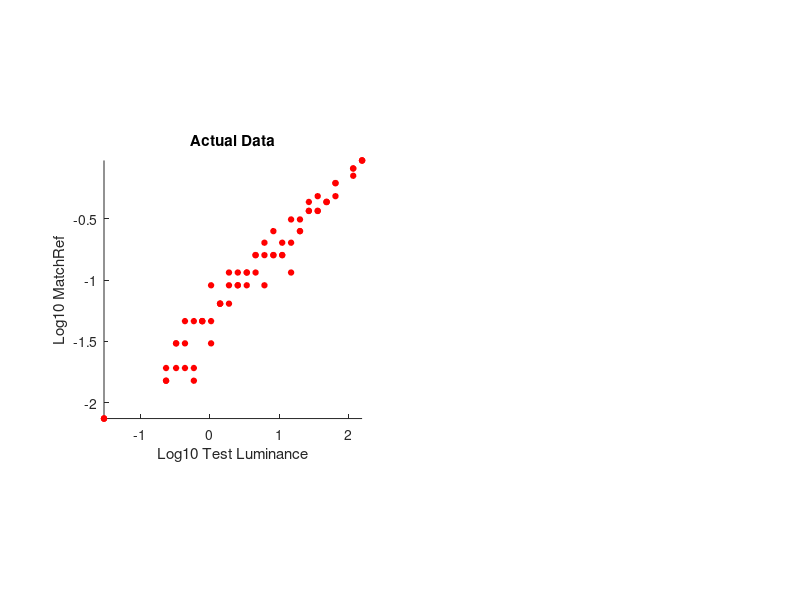

This figure's MATLAB source: (Note: this script raises an error after producing the figure.)
function parameterSearchTutorial
% parameterSearchTutorial
%
% A little modeling excercise: How to fit a line through some data, using parameter search.
% Although fitting a line is an analytically solved problem, it allows us a test bed for
% invoking the various MATLAB search routines.
%
% A few broad points worth noting.
%   a) By using an explicit function definition for the objective function, it is possible to switch
%   between the the various MATLAB search functions very easily.  It's worth setting things up this way.
%   We used to use inline functions, which is another method, but that is less readable.
%
%   b) There is a real speed win to running searches on the cluster.  The search functions
%   know about the distributed computing engine, and if you set the 'UseParallel' option
%   to always, they'll do so.  For search, so far our experience is that this is better
%   than setting up multiple parallel searches by hand.  Instead, do you searches sequentially
%   but use multiple processors for each search.
%
%   This program is set up to use the parallel seach code when you are on rhino and when a
%   matlabpool is open.
%
%   There are two ways to run the program with a matlab pool
%     First, you can run the program directly from matlab.  Here you have to open the matlab pool by hand,
%     and then close it again at the end.  See the help for the function matlabpool.  This is good
%     for debugging, because you are basically sitting in the matlab environment and can work
%     interactively.  Once things are working it is not so good, though.  If your computer drops its
%     connection to rhino, for example, you lose your job.  See code that does this below, conditional
%     on running on the cluster and being invoked without a pool open (i.e. not being invoked by parmgo.)
%
%   The second method is to invoke your program from the unix prompt using parmgo. Example:
%     parmgo parameterSearchTutorial.m 10
%   will run this program with a matlab pool of 10 processors. It then runs the thing for you.
%   Use qstat to see the processor queue.  This is good once your job is debugged.  You can't see
%   plots, though.  That's why the code here separates computing and plotting.
%
%   c) This program relies on some helper functions in a pretty standard way.
%     FitLineFunction -- this is the objective function minimized.
%     ComputeMatches  -- compute predictions of the model being fit from the parameters.
%     ComputerError   -- compute the error, given data and predictions.
%
%   d) In addition to illustrating parameter search, this tutorial also shows how one can try to
%   make sense of the size of the error by comparing fit models to the precision of the data and
%   to the variability in the data, by using some simple bounding models as benchmarks.  This is
%   quite generally useful, and relies on fitting models and computing error with respect to
%   individual replications rather than to mean data.
%
% This uses real data palette matching data, but that isn't critical either.
%
% Someday could add examples of using constraints to this.  Note that it is tricky to write
% an efficient constraint and non-linear constraint function.  See 
%   http://www.mathworks.com/matlabcentral/newsreader/view_thread/269936
% for one way.
%
% 2/19/10 ar        Started working on this.
% 3/09/10 ar        Turned it into "fit a straight" line tutorial.
%                   Added an estimate the quality of fit tutorial.
% 3/11/10 dhb, ar   Review and fuss.
% 3/15/10 dhb, ar   Fix up model comparison section.
%                   Convert to use inline function syntax.
% 3/18/10 ar        Added pattern search and ga algorithms and regression.
%                   Added graphs that measure elapsed time and error for each algorithm.
%                   Integrated the fminunc function.
% 3/23/10 dhb       Make it cluster ready, because we often want to run on the cluster and
%                   it's useful to have everything set up so that works from the start.
%         dhb       Split compute and plot parts.
%         dhb       More comments, and rename.
% 8/12/10 dhb       Add try/catch to close pool.  Good idea in general.
% 9/16/12 dhb       Get rid of inline functions, and use explicit function syntax instead.

%% INITIALIZE
%
% This includes code that forces the current working directory to be the one in which
% the calling file resides.  If you're invoking the file from the editor, you get
% this behavior for free.  But if you're on the cluster and being called by parmgo,
% then the calling directory will be wrong.
clear;
close all;
launchDir = pwd;
cd(fileparts(mfilename('fullpath')));
runDir = pwd;

%% CONTROL COMPUTING AND PLOTTING
% It is useful to separate computation from plotting. You can't always see the plots
% when you run on the cluster (e.g. if you use parmgo). So in that case, you want
% compute and save a .mat file.  Then you later load and plot.
COMPUTE = 1;
PLOT = 1;

% Here is the compute part.
try
    if (COMPUTE)
        
        %% LOAD AND PLOT SOME DATA
        % Let's start with some data. These are just typed in, but to be helpful the comments say what
        % they represent.
        
        % We presented an observer with some target, which across trials varied in
        % luminance. This is our independent variable (testLuminance) and here are the values it takes
        testLuminance=[0.0300; 0.2352; 0.3281; 0.4403; 0.5910; 0.7805; 1.0476; 1.4125; 1.8958; 2.5381;3.4196;4.5832;...
            6.1515;8.2698;11.0861;14.8932;19.9894;26.8432;36.0147;48.3454;64.9024;116.9546; 157.0104];
        
        % The observer made a reflectance match for each test luminance using some standard scale.
        % Here are data for three trials from one observer () (dependent variable, matchRef1/2/3 expressed as match reflectance).
        
        % trial 1
        matchRef1=[0.007435;0.015119; 0.019188;0.04626;0.015119;0.04626;0.030481;0.064177;0.064177;0.090635;0.090635;...
            0.159665;0.090635;0.159665;0.201465;0.201465;0.25038;0.36589;0.36589;0.432816;0.482619;0.707097;0.942907];
        % trial 2
        matchRef2=[0.007435;0.015119;0.030481;0.019188;0.019188; 0.04626;0.04626;0.064177;0.090635; 0.11515;0.11515;...
            0.11515;0.159665;0.159665;0.159665;0.11515;0.311731;0.36589;0.36589;0.432816;0.616475;0.811587;0.942907];
        % trial 3
        matchRef3=[0.007435;0.019188;0.030481;0.030481; 0.04626;0.04626;0.090635;0.064177; 0.11515;0.090635; 0.11515;...
            0.159665;0.201465; 0.25038;0.159665;0.311731; 0.25038;0.432816;0.482619;0.432816;0.616475;0.811587;0.942907];
        
        % Collect all the data into one matrix
        allMatches = [matchRef1 matchRef2 matchRef3];
        meanMatches = mean(allMatches,2);
        
        % Plot the mean matches on a log-log plot. Note that when plotted this way, the
        % data are resonably well characterized by a straight line.
        basicPlot = figure; clf;
        subplot(1,2,1); hold on
        %plot(log10(testLuminance),log10(meanMatches),'ro','MarkerSize',6,'MarkerFaceColor','r');
        plot(log10(testLuminance),log10(allMatches),'ro','MarkerSize',4,'MarkerFaceColor','r');
        xlabel('Log10 Test Luminance'); ylabel('Log10 MatchRef');
        xlim([min(log10(testLuminance)),max(log10(testLuminance))]);
        ylim([min(log10(meanMatches)),max(log10(meanMatches))]);
        axis('square');
        title('Actual Data')
        
        %% HOW DO WE FIT A LINE THROUGH THE DATA? -- PART 1
        % Although we can fit a line to the data using linear regression, our
        % purpose here is to use this problem as an example of more general
        % model fitting techniques.  The first thing to realize, therefore, is
        % that a line is a 'model' whose predictions are controlled by some parameters.
        %
        % The model is
        %    log(testLum)= a + b.*log(matchRef);
        % where the parameters are
        %   a is the intercept;
        %   b is the slope of our function;
        %
        % In this context then, fitting the line consists of finding the parameters
        % a and b that bring the line as close as possible to the data we are trying
        % to fit.
        %
        % To develop this intuition a little more, we can look at how the predictions
        % depend on the parameters.  (This idea adopted from tvcTutorial).
        
        % Here are two vectors of possible parameter values for a and b
        a=[-1 -0.5 0];
        b=[0.5 1 1.5];
        
        % We can compute the matches that would be predicted by our model, given
        % each pair of these parameters and the input test luminance.  For convenience,
        % this is done by the function ComputeMatches, which simply returns the
        % points on the line that corresponds to the model above.
        for i = 1:length(a)
            matchRefResponse(:,i) = ComputeMatches(testLuminance, a(i), b(i)); %#ok<*SAGROW>
        end
        
        % We plot the data to see how the predicted matches change depending on
        % parameter values.
        figure(basicPlot);
        subplot(1,2,2); hold on
        plot(log10(testLuminance),log10(matchRefResponse),'b','LineWidth',2);
        xlabel('Log10 Test Luminance'); ylabel('Log10 Matched Reflectance'); axis('square');
        xlim([min(log10(testLuminance)),max(log10(testLuminance))]);
        ylim([min(log10(meanMatches)),max(log10(meanMatches))]);
        axis('square');
        title('Different Parameters')
        
        %% FIT DATA USING FMINCON
        % We now return to the real data. Use numerical search to find the response
        % function parameters that result in the best fit to the data.
        %
        % This is commented in some detail for fmincon, and less so for the other
        % search algorithms below.
        %
        % The function FitLinFunction computes the error to the data, given
        % the test luminance and our parameteres (intercept and slope).
        
        % Choose initial parameters.
        %
        % This is VERY important, beacause the outcome can change dramatically depending on initial parameters.
        % You may want to play with these values, and see how much are your
        % parameter values varying. You may also want to set these values by trial and error
        % in case you don't have specific assumptions about parameter values.
        %
        % In real search problems, thinking hard about how to get the intitial parameters into the
        % right ballpark is an excellent use of some brain power.  When the initial parameters are
        % off by an order of magnitude, the search algorithm generally barfs.
        a = 0.5;
        b = 0.1;
        x0 = [a b];
        
        % Set reasonable bounds on parameters
        vlb = [-10 0.01];
        vub = [10 10];
        
        % Set options
        %
        % Function optimset creates an options structure with all parameter names
        % and default values relevant to the optimization function we want to use.
        % That's why we call an option structure specifically for fmincon. The other
        % option arguments are set by hand, and are a reasonable choice for many problems.
        %   LargeScale determines something about the search algorithm, and it should be off
        %     if there aren't too many parameters.
        %   Display controls how much information the search routine prints out as it works.
        %     It can be interesting and helpful for debugging to turn it to 'iter' but that slows
        %     things down for real problems.
        %   Algorithm controls the actual algorithm used by fmincon.  Setting to 'active-set' seems
        %     to minimize warnings in recent versions of the toolbox.
        %
        % The 'UseParallel' option allows the distributed computing engine to run the objective
        % function in parallel  This is fast on the cluster if it's a big search problem.  But
        % there is overhead to it trying to do this, so if you're running without multiple processors
        % in an open matlab pool, it actually slows things down.
        %
        % There are many other options that can be set to control the behavior of fmincon, fminunc,
        % patternsearch, and ga.  See the help for each function.  Although the defaults behave
        % reasonably, there are times when you need to delve in and tweak things by hand.
        if (verLessThan('optim','4.1'))
            error('Your version of the optimization toolbox is too old.  Update it.');
        end
        options = optimset('fmincon');
        options = optimset(options,'Diagnostics','off','Display','iter','LargeScale','off','Algorithm','active-set');
        
        % Call fmincon function and we pass it following arguments:
        %  'FitLinFunction, which computes an error we want to minimize (see 'FitLinFunction.m')
        %   x0 = initial values of paramters
        %   vlb, vub = lower and upper bounds on parameter search
        %   options = defined above
        %   and variables to be passed to the error function, here test luminance and observed match reflectance
        %
        % fmincon will then do numerical search in order to find the value of parameters that, when passed
        % to our model will predict the set of matches that will be the best fit
        % (i.e. the smallest deviation) of predicted to observed matches.
        %
        % The returned value x contains a and b.  This meaning is conferred by the behavior of FitLinFunction,
        % which we wrote to use them in this way.  In general, fmincon needs its parameters in a vector and
        % the user supplied error function determines what they mean.  The same convention applies to variables
        % x0 (intial value) and vlb and vub (lower and upper bounds).
        fminconStart=tic;
        xFmincon = fmincon(@(x)FitLinFunction(x,testLuminance,allMatches),x0,[],[],[],[],vlb,vub,[],options);
        fminconTime=toc(fminconStart);
        
        %% SEARCH USING FMINUNC INSTEAD.
        %
        % DHB notes that in his experience, fminunc doesn't work as well as fmincon even for
        % unconstrained problems.  Even if you don't have any great desired to constrain the solution,
        % you can usually put some bounds on the parameters and thus pass these to fmincon.  Also,
        % setting up to use fmincon makes it easy to add constraints if you discover they'd be helpful.
        %
        % The warning suppression elimates a warning that fminunc is using an algorithm that works when
        % we don't explicitly supply a gradient.
        optionsFminunc = optimset('fminunc');
        optionsFminunc = optimset(optionsFminunc,'Display','off','Diagnostics','off');
        warning('off','optim:fminunc:SwitchingMethod');
        fminuncStart=tic;
        xFminunc = fminunc(@(x)FitLinFunction(x,testLuminance,allMatches),x0,optionsFminunc);
        fminuncTime=toc(fminuncStart);
        
        %% NOW USE PATTERNSEARCH FUNCTION, WHICH USES A DIFFERENT CLASS OF ALGORITHM.
        optionsPS=psoptimset('patternsearch');
        optionsPS=psoptimset(optionsPS,'Display','off');
        psStart=tic;
        xPS = patternsearch(@(x)FitLinFunction(x,testLuminance,allMatches),x0,[],[],[],[],vlb,vub,[],optionsPS);
        patternSearchTime=toc(psStart);
        
        %% USE THE GA FUNCTION, WHICH UES A GENETIC ALGORITHM.
        %
        % The genetic algorithm doesn't actually take in initial starting point.  It
        % may be a good choice for finding good starting points for other algorithms,
        % although that isn't demonstrated here.
        %
        % The specification of a mutation function appropriate for constrained optimization
        % is desirable when we pass constraints.
        optionsGA = gaoptimset('ga');
        optionsGA = gaoptimset(optionsGA,'Display','off');
        optionsGA = gaoptimset(optionsGA,'MutationFcn',@mutationadaptfeasible);
        nParams=size(x0,2);
        gaStart=tic;
        xGA = ga(@(x)FitLinFunction(x,testLuminance,allMatches),nParams,[],[],[],[],vlb,vub,[],optionsGA);
        gaTime=toc(gaStart);
        
        %% LINEAR REGRESSION
        % Function regress finds regression coefficients for the form Y=b*X
        % In the regress function, enter (y, [ones(size(x)), x)], the column of
        % ones in the independent variable serves as a constant term (intercept).
        % the first coeff is intercept, the second is slope.
        %
        % Note that this fits a line to the mean matches, not to the individual matches.
        % Exercise for the reader -- modify to do an analytic fit to the individual matches.
        % The fact that the mean data are fit is why the error currently comes out a little
        % higher than for the search methods, I am pretty sure.
        regressStart=tic;
        [coeffs]=regress(log10(meanMatches), [ones(size(testLuminance)) log10(testLuminance)]);
        regressTime=toc(regressStart);
        intercept=coeffs(1,1);
        slope=coeffs(2,1);
        
        %% PREDICT THE MATCHES WITH A LINE, GIVEN THE RETURNED PARAMETERS.
        predictedMatchesFmincon = ComputeMatches(testLuminance,xFmincon(1),xFmincon(2));
        predictedMatchesFminunc = ComputeMatches(testLuminance,xFminunc(1),xFminunc(2));
        predictedMatchesPS = ComputeMatches(testLuminance,xPS(1),xPS(2));
        predictedMatchesGA = ComputeMatches(testLuminance,xGA(1),xGA(2));
        predictedMatchesRegress=10.^(intercept+slope*log10(testLuminance(:)));
        
        %% SAVE THE DATA
        close all
        save parameterSearchTutorial
    end
    
    % Here is the analysis part, that uses what was computed above.  When the compute part
    % may take days on the cluster, this separate makes sense.
    if (PLOT)
        
        %% LOAD THE RESULTS OF THE COMPUTE STEP
        load parameterSearchTutorial
        
        %% MAKE A PLOT
        % We now plot the predicted matches, based on the best parameter fit
        % from our numerical search. We compare these to the observed matches (all trials).
        fitFig = figure; clf; hold on
        plot(log10(testLuminance),log10(predictedMatchesFmincon),'b--','LineWidth',2);
        plot(log10(testLuminance),log10(predictedMatchesFminunc),'k--','LineWidth',2);
        plot(log10(testLuminance),log10(predictedMatchesPS),'g:','LineWidth',5);
        plot(log10(testLuminance),log10(predictedMatchesGA),'m--','LineWidth',2);
        plot(log10(testLuminance),log10(predictedMatchesRegress),'b--','LineWidth',2);
        plot(log10(testLuminance),log10(allMatches),'ro','MarkerSize',6,'MarkerFaceColor','r');
        xlabel('Log10 Test Luminance'); ylabel('Inferred Matches');
        
        %% PLOT TIME FOR EACH ALGORITHM
        timeFig=figure; clf;
        bTime=bar([fminconTime,fminuncTime, patternSearchTime, gaTime, regressTime]);
        bTimeColormap=colormap([.6 .2 .4]);
        ylim([0 , max([fminconTime, fminuncTime, patternSearchTime, gaTime, regressTime])+((max([fminconTime,fminuncTime, patternSearchTime, gaTime, regressTime])/10))]);
        axes = get(timeFig,'CurrentAxes');
        XTickLabels = {'Fmincon','Fminunc', 'Pattern Search', 'GA', 'Regression'};
        ylabel('Elapsed Time');
        set(axes,'XTickLabel',XTickLabels);
        
        %% EVALUATING THE QUALITY OF THE FIT
        % We can evaluate the quality of fit of our model by comparing the deviation
        % of obtained matches from the matches predicted by our model, and compare this
        % to some other very simple models.
        %
        % For example, for such comparisons we can use
        %     (1) a dumb model that predicts all matches by a single value obtained as
        %     the grand mean of the data
        % and
        %     (2) a minimal error model that predicts each match by its own mean (taken over
        %     replications for the same test luminance.
        
        % First, we can compute the sum of errors for our model
        % This is equal to what the fmincon(FitLinFunction) is trying to minimize.
        % It is equal to sum of squared deviations of actual matches from predicted
        % matches, with the error computed in the log domain. (note, we will use logs, because we plot on a log-log scale).
        
        % These are errors for all of our models
        modelErrorFmincon = ComputeError(allMatches, predictedMatchesFmincon);
        modelErrorFminunc = ComputeError(allMatches, predictedMatchesFminunc);
        modelErrorGA = ComputeError(allMatches, predictedMatchesGA);
        modelErrorPS = ComputeError(allMatches, predictedMatchesPS);
        modelErrorRegress=ComputeError(allMatches, predictedMatchesRegress);
        
        % This is error for a dumb model.
        dumbModel = 10.^(mean(log10(allMatches(:))))*ones(size(predictedMatchesFmincon));
        errorDumbModel = ComputeError(allMatches, dumbModel);
        
        % This is error for minimal error model (deviations of the all obsereved matches from their mean).
        minErrorModel = NaN*ones(size(predictedMatchesFmincon));
        nTrials=size(allMatches,1);
        for i=1:nTrials;
            minErrorModel(i) = 10.^mean(log10(allMatches(i,:)));
        end
        minError= ComputeError(allMatches, minErrorModel);
        
        % NOTE: when you have a more complex model than linear, simple line
        % fit can serve as one type of a "dumb" model you can compare your
        % model to (by computing the deviations of observed matches from the fitted line.
        
        % We can now plot the error size of different models and estimate
        % by eye how does each of these models relate to others.
        errFig=figure; clf;
        bErr=bar([minError, modelErrorFmincon, modelErrorFminunc, modelErrorPS, modelErrorGA, modelErrorRegress, errorDumbModel]);
        bErrColormap=colormap([.4 .7 .7]);
        ylim([0 , max([minError, modelErrorFmincon, modelErrorFminunc, modelErrorPS, modelErrorGA, modelErrorRegress, errorDumbModel])+((max([minError, modelErrorFmincon, modelErrorPS, modelErrorGA, modelErrorRegress, errorDumbModel])/10))]);
        axes = get(errFig,'CurrentAxes');
        XTickLabels = {'Min Error', 'Fmincon', 'Fminunc','PS', 'GA', 'Regress','Dumb'};
        ylabel('Error Size');
        set(axes,'XTickLabel',XTickLabels);
    end
    
%% Close Matlab pool on error
catch theErr
    rethrow(theErr);
end

end